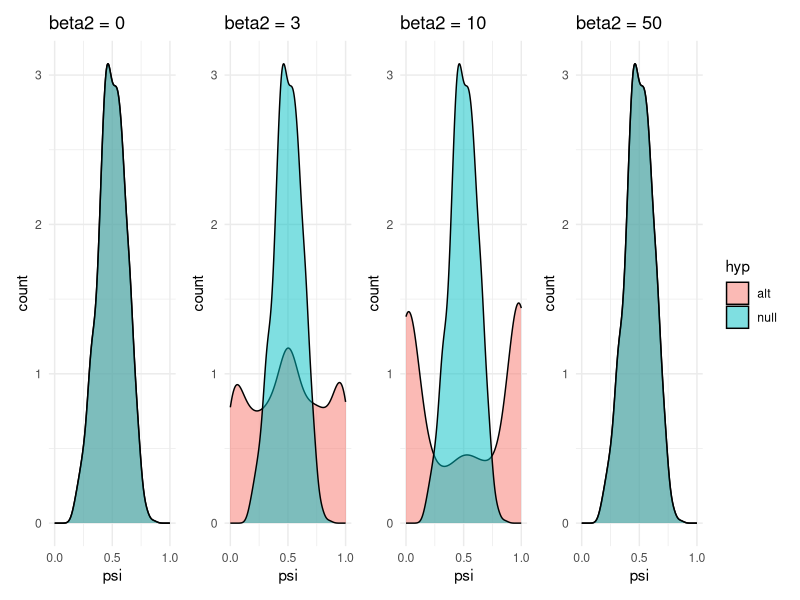
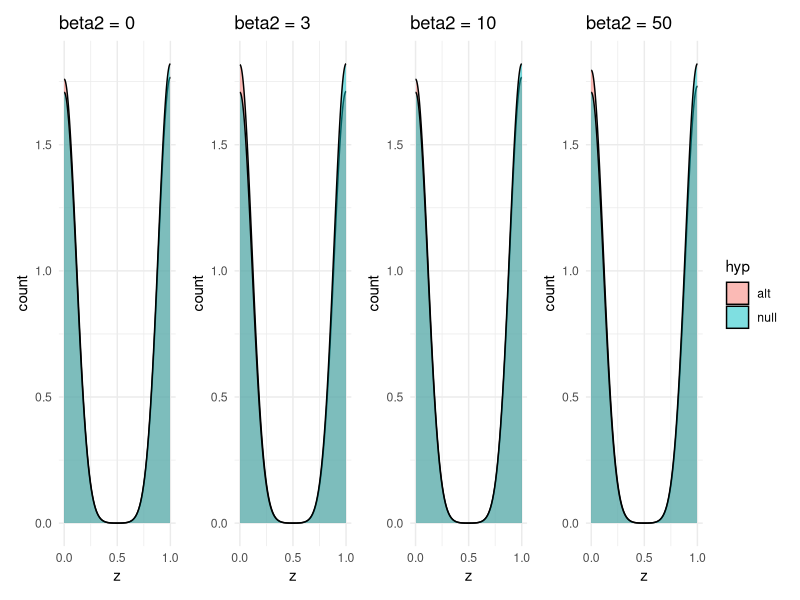
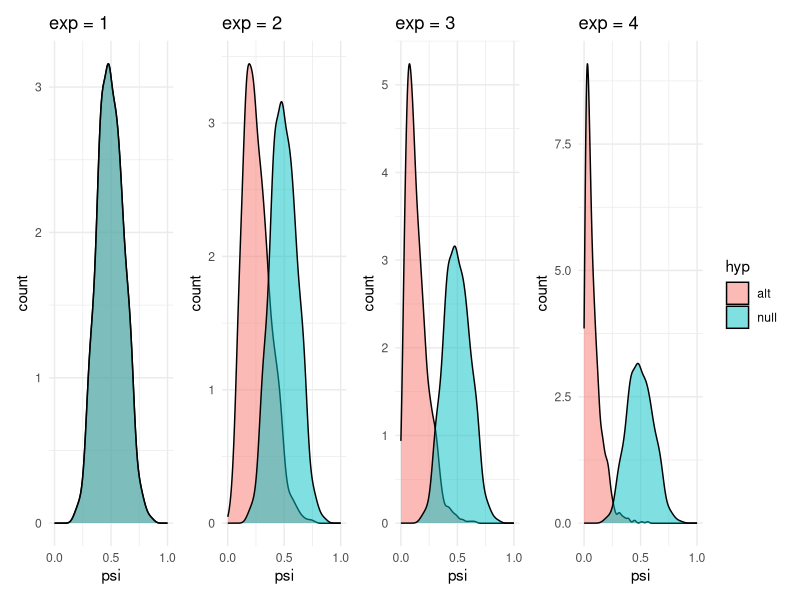
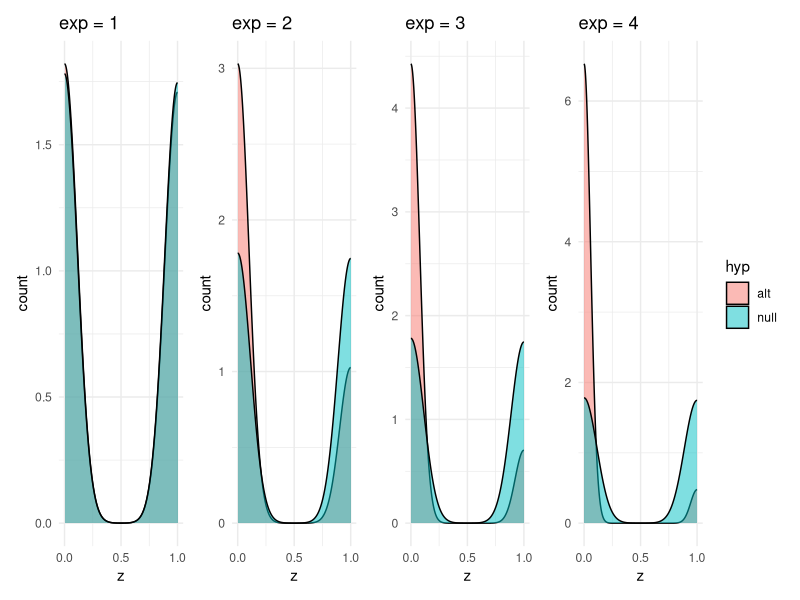
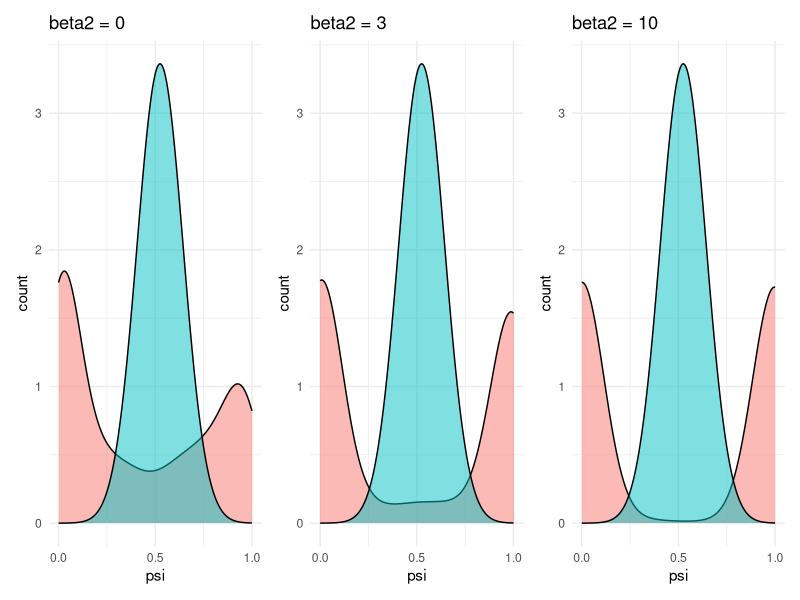
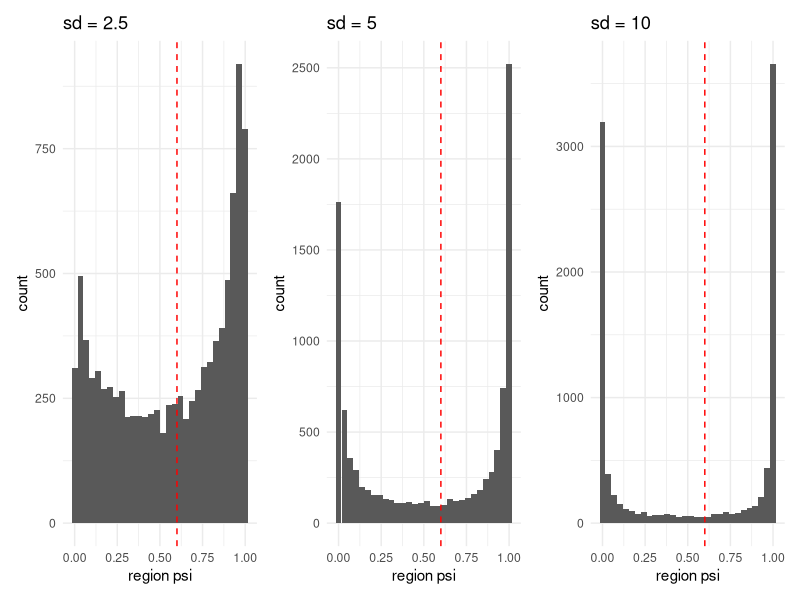
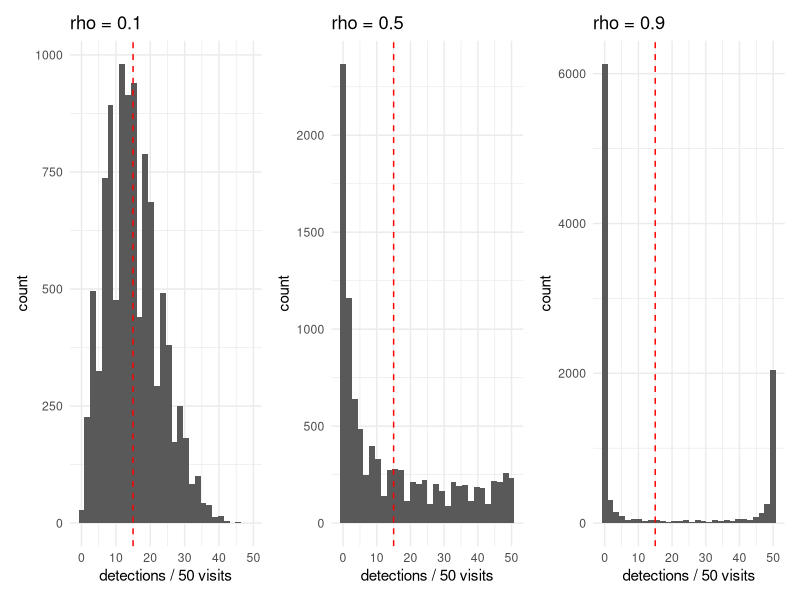
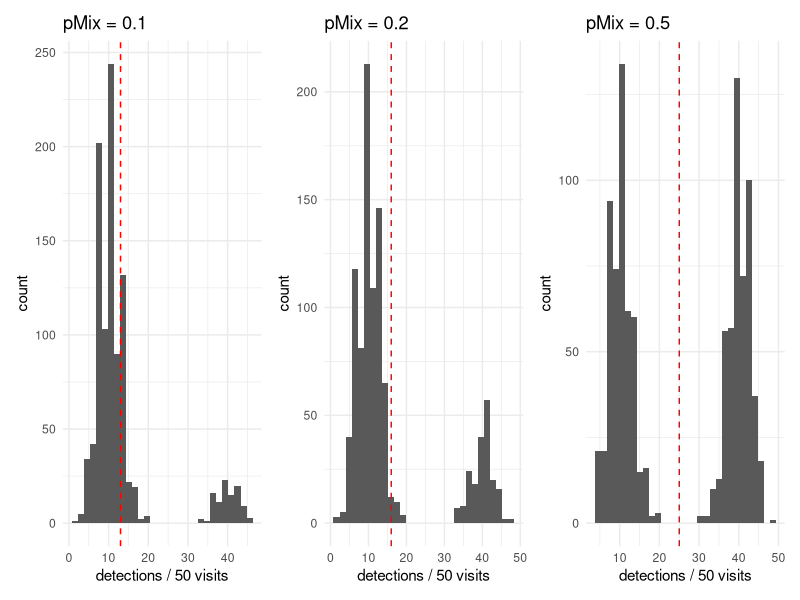

These figures' R source, in order:
library(tidyverse)
library(patchwork)

# occupancy covariate interaction
x1 <- rnorm(1000)
x2 <- rnorm(1000)
beta0 <- 0
beta1 <- 0.5
beta2 <- c(0, 3, 10, 50)

psi_null <- data.frame(psi = plogis(beta0 + beta1 * x1)) %>% 
  mutate(hyp = "null")
psi_null$z <- sapply(psi_null$psi, function(x) rbinom(1, 1, x))
psi_alt1 <- data.frame(psi = plogis(beta0 + beta1 * x1 + 
                                      beta2[1] * x1 * x2)) %>% 
  mutate(hyp = "alt")
psi_alt1$z <- sapply(psi_alt1$psi, function(x) rbinom(1, 1, x))
psi_alt1 <- rbind(psi_alt1, psi_null)
psi_alt2 <- data.frame(psi = plogis(beta0 + beta1 * x1 + 
                                      beta2[2] * x1 * x2)) %>% 
  mutate(hyp = "alt")
psi_alt2$z <- sapply(psi_alt2$psi, function(x) rbinom(1, 1, x))
psi_alt2 <- rbind(psi_alt2, psi_null)
psi_alt3 <- data.frame(psi = plogis(beta0 + beta1 * x1 + 
                                      beta2[3] * x1 * x2)) %>% 
  mutate(hyp = "alt")
psi_alt3$z <- sapply(psi_alt3$psi, function(x) rbinom(1, 1, x))
psi_alt3 <- rbind(psi_alt3, psi_null)
psi_alt4 <- data.frame(psi = plogis(beta0 + beta1 * x1 + 
                                      beta2[1] * x1 * x2)) %>% 
  mutate(hyp = "alt")
psi_alt4$z <- sapply(psi_alt4$psi, function(x) rbinom(1, 1, x))
psi_alt4 <- rbind(psi_alt4, psi_null)

plot_1_psi <- ggplot() +
  geom_density(data = psi_alt1, aes(x = psi, fill = hyp),
               alpha = 0.5) +
  labs(x = "psi", y = "count") +
  ggtitle("beta2 = 0") +
  scale_x_continuous(limits = c(0, 1), breaks = c(0, 0.5, 1)) +
  theme_minimal() +
  theme(legend.position = "None")

plot_2_psi <- ggplot() +
  geom_density(data = psi_alt2, aes(x = psi, fill = hyp),
               alpha = 0.5) +
  labs(x = "psi", y = "count") +
  ggtitle("beta2 = 3") +
  scale_x_continuous(limits = c(0, 1), breaks = c(0, 0.5, 1)) +
  theme_minimal() +
  theme(legend.position = "None")

plot_3_psi <- ggplot() +
  geom_density(data = psi_alt3, aes(x = psi, fill = hyp),
               alpha = 0.5) +
  labs(x = "psi", y = "count") +
  ggtitle("beta2 = 10") +
  scale_x_continuous(limits = c(0, 1), breaks = c(0, 0.5, 1)) +
  theme_minimal() +
  theme(legend.position = "None")

plot_4_psi <- ggplot() +
  geom_density(data = psi_alt4, aes(x = psi, fill = hyp),
               alpha = 0.5) +
  labs(x = "psi", y = "count") +
  ggtitle("beta2 = 50") +
  scale_x_continuous(limits = c(0, 1), breaks = c(0, 0.5, 1)) +
  theme_minimal()

final_inter_plot_psi <- plot_1_psi + plot_2_psi + plot_3_psi + plot_4_psi +  
  plot_layout(nrow = 1)
ggsave("figures/occupancy/model_breaking_mechanisms/modelbreak_interaction_psi.png", 
       final_inter_plot_psi,
       dpi = 400, width = 9, height = 3)

plot_1_z <- ggplot() +
  geom_density(data = psi_alt1, aes(x = z, fill = hyp),
               alpha = 0.5) +
  labs(x = "z", y = "count") +
  ggtitle("beta2 = 0") +
  scale_x_continuous(limits = c(0, 1), breaks = c(0, 0.5, 1)) +
  theme_minimal() +
  theme(legend.position = "None")

plot_2_z <- ggplot() +
  geom_density(data = psi_alt2, aes(x = z, fill = hyp),
               alpha = 0.5) +
  labs(x = "z", y = "count") +
  ggtitle("beta2 = 3") +
  scale_x_continuous(limits = c(0, 1), breaks = c(0, 0.5, 1)) +
  theme_minimal() +
  theme(legend.position = "None")

plot_3_z <- ggplot() +
  geom_density(data = psi_alt3, aes(x = z, fill = hyp),
               alpha = 0.5) +
  labs(x = "z", y = "count") +
  ggtitle("beta2 = 10") +
  scale_x_continuous(limits = c(0, 1), breaks = c(0, 0.5, 1)) +
  theme_minimal() +
  theme(legend.position = "None")

plot_4_z <- ggplot() +
  geom_density(data = psi_alt4, aes(x = z, fill = hyp),
               alpha = 0.5) +
  labs(x = "z", y = "count") +
  ggtitle("beta2 = 50") +
  scale_x_continuous(limits = c(0, 1), breaks = c(0, 0.5, 1)) +
  theme_minimal()

final_inter_plot_z <- plot_1_z + plot_2_z + plot_3_z + plot_4_z +  
  plot_layout(nrow = 1)
ggsave("figures/occupancy/model_breaking_mechanisms/modelbreak_interaction_z.png", 
       final_inter_plot_z,
       dpi = 400, width = 9, height = 3)

# nonlinear occupancy
x1 <- rnorm(1000)
x2 <- rnorm(1000)
beta0 <- 0
beta1 <- 0.5
exp <- c(1, 2, 3, 4)
psi_null <- data.frame(psi = plogis(beta0 + beta1 * x1)) %>% 
  mutate(hyp = "null")
psi_null$z <- sapply(psi_null$psi, function(x) rbinom(1, 1, x))
psi_alt1 <- data.frame(psi = plogis(beta0 + beta1 * x1) ^ exp[1]) %>% 
                    mutate(hyp = "alt")
psi_alt1$z <- sapply(psi_alt1$psi, function(x) rbinom(1, 1, x))
psi_alt1 <- rbind(psi_alt1, psi_null)
psi_alt2 <- data.frame(psi = plogis(beta0 + beta1 * x1) ^ exp[2]) %>% 
                    mutate(hyp = "alt")
psi_alt2$z <- sapply(psi_alt2$psi, function(x) rbinom(1, 1, x))
psi_alt2 <- rbind(psi_alt2, psi_null)
psi_alt3 <- data.frame(psi = plogis(beta0 + beta1 * x1) ^ exp[3]) %>% 
                    mutate(hyp = "alt")
psi_alt3$z <- sapply(psi_alt3$psi, function(x) rbinom(1, 1, x))
psi_alt3 <- rbind(psi_alt3, psi_null)
psi_alt4 <- data.frame(psi = plogis(beta0 + beta1 * x1) ^ exp[4]) %>% 
                    mutate(hyp = "alt")
psi_alt4$z <- sapply(psi_alt4$psi, function(x) rbinom(1, 1, x))
psi_alt4 <- rbind(psi_alt4, psi_null)

plot_1_psi <- ggplot() +
  geom_density(data = psi_alt1, aes(x = psi, fill = hyp),
               alpha = 0.5) +
  labs(x = "psi", y = "count") +
  ggtitle("exp = 1") +
  scale_x_continuous(limits = c(0, 1), breaks = c(0, 0.5, 1)) +
  theme_minimal() +
  theme(legend.position = "None")

plot_2_psi <- ggplot() +
  geom_density(data = psi_alt2, aes(x = psi, fill = hyp),
               alpha = 0.5) +
  labs(x = "psi", y = "count") +
  ggtitle("exp = 2") +
  scale_x_continuous(limits = c(0, 1), breaks = c(0, 0.5, 1)) +
  theme_minimal() +
  theme(legend.position = "None")

plot_3_psi <- ggplot() +
  geom_density(data = psi_alt3, aes(x = psi, fill = hyp),
               alpha = 0.5) +
  labs(x = "psi", y = "count") +
  ggtitle("exp = 3") +
  scale_x_continuous(limits = c(0, 1), breaks = c(0, 0.5, 1)) +
  theme_minimal() +
  theme(legend.position = "None")

plot_4_psi <- ggplot() +
  geom_density(data = psi_alt4, aes(x = psi, fill = hyp),
               alpha = 0.5) +
  labs(x = "psi", y = "count") +
  ggtitle("exp = 4") +
  scale_x_continuous(limits = c(0, 1), breaks = c(0, 0.5, 1)) +
  theme_minimal()

final_exp_plot_psi <- plot_1_psi + plot_2_psi + plot_3_psi + plot_4_psi +  
  plot_layout(nrow = 1)
ggsave("figures/occupancy/model_breaking_mechanisms/modelbreak_exp_psi.png", 
       final_exp_plot_psi,
       dpi = 400, width = 9, height = 3)

plot_1_z <- ggplot() +
  geom_density(data = psi_alt1, aes(x = z, fill = hyp),
               alpha = 0.5) +
  labs(x = "z", y = "count") +
  ggtitle("exp = 1") +
  scale_x_continuous(limits = c(0, 1), breaks = c(0, 0.5, 1)) +
  theme_minimal() +
  theme(legend.position = "None")

plot_2_z <- ggplot() +
  geom_density(data = psi_alt2, aes(x = z, fill = hyp),
               alpha = 0.5) +
  labs(x = "z", y = "count") +
  ggtitle("exp = 2") +
  scale_x_continuous(limits = c(0, 1), breaks = c(0, 0.5, 1)) +
  theme_minimal() +
  theme(legend.position = "None")

plot_3_z <- ggplot() +
  geom_density(data = psi_alt3, aes(x = z, fill = hyp),
               alpha = 0.5) +
  labs(x = "z", y = "count") +
  ggtitle("exp = 3") +
  scale_x_continuous(limits = c(0, 1), breaks = c(0, 0.5, 1)) +
  theme_minimal() +
  theme(legend.position = "None")

plot_4_z <- ggplot() +
  geom_density(data = psi_alt4, aes(x = z, fill = hyp),
               alpha = 0.5) +
  labs(x = "z", y = "count") +
  ggtitle("exp = 4") +
  scale_x_continuous(limits = c(0, 1), breaks = c(0, 0.5, 1)) +
  theme_minimal()

final_exp_plot_z <- plot_1_z + plot_2_z + plot_3_z + plot_4_z +  
  plot_layout(nrow = 1)
ggsave("figures/occupancy/model_breaking_mechanisms/modelbreak_exp_z.png", 
       final_exp_plot_z,
       dpi = 400, width = 9, height = 3)


# occupancy covariate nonlinear
x1 <- rnorm(1000)
beta1 <- 0.1
beta2 <- c(0, 3, 10, 50)
psi_null <- data.frame(psi = plogis(beta1 + beta2[1] * x1)) %>% 
  mutate(hyp = "null")
psi_alt1 <- rbind(data.frame(psi = plogis(beta1 + beta2[2] * x1) ^ 2) %>% 
                    mutate(hyp = "alt"), psi_null)
psi_alt2 <- rbind(data.frame(psi = plogis(beta1 + beta2[3] * x1) ^ 2) %>% 
                    mutate(hyp = "alt"), psi_null)
psi_alt3 <- rbind(data.frame(psi = plogis(beta1 + beta2[4] * x1) ^ 2) %>% 
                    mutate(hyp = "alt"), psi_null)

plot_1 <- ggplot() +
  geom_density(data = psi_alt1, aes(x = psi, fill = hyp),
               alpha = 0.5) +
  labs(x = "psi", y = "count") +
  ggtitle("beta2 = 0") +
  scale_x_continuous(limits = c(0, 1), breaks = c(0, 0.5, 1)) +
  theme_minimal() +
  theme(legend.position = "None")

plot_2 <- ggplot() +
  geom_density(data = psi_alt2, aes(x = psi, fill = hyp),
               alpha = 0.5) +
  labs(x = "psi", y = "count") +
  ggtitle("beta2 = 3") +
  scale_x_continuous(limits = c(0, 1), breaks = c(0, 0.5, 1)) +
  theme_minimal() +
  theme(legend.position = "None")

plot_3 <- ggplot() +
  geom_density(data = psi_alt3, aes(x = psi, fill = hyp),
               alpha = 0.5) +
  labs(x = "psi", y = "count") +
  ggtitle("beta2 = 10") +
  scale_x_continuous(limits = c(0, 1), breaks = c(0, 0.5, 1)) +
  theme_minimal() +
  theme(legend.position = "None")

final_nonlinear_plot <- plot_1 + plot_2 + plot_3 + plot_layout(nrow = 1)
ggsave("figures/occupancy/model_breaking_mechanisms/modelbreak_nonlinear.png", 
       dpi = 400, width = 9, height = 3)


# non independent sites
psi <- 0.6

sd_2.5 <- plogis(rnorm(10000, psi, 2.5))
sd_5 <- plogis(rnorm(10000, psi, 5))
sd_10 <- plogis(rnorm(10000, psi, 10))

plot_sd2.5 <- ggplot() +
  geom_histogram(aes(x = sd_2.5)) +
  geom_vline(aes(xintercept = psi), color = "red", linetype = "dashed") +
  labs(x = "region psi", y = "count") +
  ggtitle("sd = 2.5") +
  theme_minimal()

plot_sd5 <- ggplot() +
  geom_histogram(aes(x = sd_5)) +
  geom_vline(aes(xintercept = psi), color = "red", linetype = "dashed") +
  labs(x = "region psi", y = "count") +
  ggtitle("sd = 5") +
  theme_minimal()

plot_sd10 <- ggplot() +
  geom_histogram(aes(x = sd_10)) +
  geom_vline(aes(xintercept = psi), color = "red", linetype = "dashed") +
  labs(x = "region psi", y = "count") +
  ggtitle("sd = 10") +
  theme_minimal()

final_sd_plot <- plot_sd2.5 + plot_sd5 + plot_sd10 + plot_layout(nrow = 1)
ggsave("figures/model_breaking_mechanisms/modelbreak_nonind.png", 
       dpi = 400, width = 7, height = 3)

# beta binomial detection
p <- 0.3
nVisits <- 50

rho_0.1 <- VGAM::rbetabinom(10000, nVisits, p, 0.1)
rho_0.5 <- VGAM::rbetabinom(10000, nVisits, p, 0.5)
rho_0.9 <- VGAM::rbetabinom(10000, nVisits, p, 0.9)

plot_rho0.1 <- ggplot() +
  geom_histogram(aes(x = rho_0.1)) +
  geom_vline(aes(xintercept = p * nVisits), 
             color = "red", linetype = "dashed") +
  labs(x = "detections / 50 visits", y = "count") +
  ggtitle("rho = 0.1") +
  theme_minimal()

plot_rho0.5 <- ggplot() +
  geom_histogram(aes(x = rho_0.5)) +
  geom_vline(aes(xintercept = p * nVisits), 
             color = "red", linetype = "dashed") +
  labs(x = "detections / 50 visits", y = "count") +
  ggtitle("rho = 0.5") +
  theme_minimal()

plot_rho0.9 <- ggplot() +
  geom_histogram(aes(x = rho_0.9)) +
  geom_vline(aes(xintercept = p * nVisits), 
             color = "red", linetype = "dashed") +
  labs(x = "detections / 50 visits", y = "count") +
  ggtitle("rho = 0.9") +
  theme_minimal()

final_rho_plot <- plot_rho0.1 + plot_rho0.5 + plot_rho0.9 + 
  plot_layout(nrow = 1)
ggsave("figures/model_breaking_mechanisms/modelbreak_betabin.png", 
       dpi = 400, width = 7, height = 3)


# mixture on detection (heterogeneity across sites)
p1 <- 0.2
p2 <- 0.8
pMix <- c(0.1, 0.2, 0.5)
nSites <- 1000
nVisits <- 50

pvec0.1 <- c(p1, p2)[rbinom(nSites, 1, pMix[1]) + 1]
pvec0.2 <- c(p1, p2)[rbinom(nSites, 1, pMix[2]) + 1]
pvec0.5 <- c(p1, p2)[rbinom(nSites, 1, pMix[3]) + 1]

plot_pMix0.1 <- ggplot() +
  geom_histogram(aes(x = sapply(pvec0.1, function(p) rbinom(1, nVisits, p)))) +
  geom_vline(aes(xintercept = (p1 * (1 - pMix[1]) + p2 * pMix[1]) * nVisits), 
             color = "red", linetype = "dashed") +
  labs(x = "detections / 50 visits", y = "count") +
  ggtitle("pMix = 0.1") +
  theme_minimal()

plot_pMix0.2 <- ggplot() +
  geom_histogram(aes(x = sapply(pvec0.2, function(p) rbinom(1, nVisits, p)))) +
  geom_vline(aes(xintercept = (p1 * (1 - pMix[2]) + p2 * pMix[2]) * nVisits), 
             color = "red", linetype = "dashed") +
  labs(x = "detections / 50 visits", y = "count") +
  ggtitle("pMix = 0.2") +
  theme_minimal()

plot_pMix0.5 <- ggplot() +
  geom_histogram(aes(x = sapply(pvec0.5, function(p) rbinom(1, nVisits, p)))) +
  geom_vline(aes(xintercept = (p1 * (1 - pMix[3]) + p2 * pMix[3]) * nVisits), 
             color = "red", linetype = "dashed") +
  labs(x = "detections / 50 visits", y = "count") +
  ggtitle("pMix = 0.5") +
  theme_minimal()

final_mixturedet_plot <- plot_pMix0.1 + plot_pMix0.2 + plot_pMix0.5 + 
  plot_layout(nrow = 1)
ggsave("figures/model_breaking_mechanisms/modelbreak_mixture_detection.png", 
       final_mixturedet_plot, dpi = 400, 
       width = 7, height = 3)

# detection outliers
p <- 0.2
beta_p <- c(1, 3, 5)
nSites <- 1000
nOutliers <- 0.05 * nSites
nVisits <- 50

p_vec1 <- p_vec3 <- p_vec5 <- rep(p, nSites)

p_vec1[sample(1:nSites, nOutliers, replace = FALSE)] <- 1 / 
  (1 + exp(-(log(p / (1 - p)) + beta_p[1])))
p_vec3[sample(1:nSites, nOutliers, replace = FALSE)] <- 1 / 
  (1 + exp(-(log(p / (1 - p)) + beta_p[2])))
p_vec5[sample(1:nSites, nOutliers, replace = FALSE)] <- 1 / 
  (1 + exp(-(log(p / (1 - p)) + beta_p[3])))

plot_pOut1 <- ggplot() +
  geom_histogram(aes(x = sapply(p_vec1, function(p) rbinom(1, nVisits, p)))) +
  geom_vline(aes(xintercept = (
    unique(p_vec1)[1] * (1 - nOutliers / nSites) + 
      unique(p_vec1)[2] * nOutliers / nSites
  ) * nVisits), color = "red", linetype = "dashed") +
  labs(x = "detections / 50 visits", y = "count") +
  ggtitle("beta = 1") +
  theme_minimal()

plot_pOut3 <- ggplot() +
  geom_histogram(aes(x = sapply(p_vec3, function(p) rbinom(1, nVisits, p)))) +
  geom_vline(aes(xintercept = (
    unique(p_vec3)[1] * (1 - nOutliers / nSites) + 
      unique(p_vec3)[2] * nOutliers / nSites
  ) * nVisits), color = "red", linetype = "dashed") +
  labs(x = "detections / 50 visits", y = "count") +
  ggtitle("beta = 3") +
  theme_minimal()

plot_pOut5 <- ggplot() +
  geom_histogram(aes(x = sapply(p_vec5, function(p) rbinom(1, nVisits, p)))) +
  geom_vline(aes(xintercept = (
    unique(p_vec5)[1] * (1 - nOutliers / nSites) + 
      unique(p_vec5)[2] * nOutliers / nSites
  ) * nVisits), color = "red", linetype = "dashed") +
  labs(x = "detections / 50 visits", y = "count") +
  ggtitle("beta = 5") +
  theme_minimal()

final_outdet_plot <- plot_pOut1 + plot_pOut3 + plot_pOut5 + 
  plot_layout(nrow = 1)
ggsave("figures/model_breaking_mechanisms/modelbreak_outlier_detection.png", 
       final_outdet_plot, dpi = 400, 
       width = 7, height = 3)

# mixture on occupancy
psi1 <- 0.2
psi2 <- 0.8
pMix <- c(0.01, 0.2, 0.5)
nSites <- 1000
nRegions <- nSites / 5
nVisits <- 50

psivec0.01 <- rbinom(nSites, 1, 
                     p = rep(c(psi1, psi2)[rbinom(nRegions, 1, pMix[1]) + 1],
                             each = nSites / nRegions))
psivec0.2 <- rbinom(nSites, 1, 
                    p = rep(c(psi1, psi2)[rbinom(nRegions, 1, pMix[2]) + 1],
                            each = nSites / nRegions))
psivec0.5 <- rbinom(nSites, 1, 
                    p = rep(c(psi1, psi2)[rbinom(nRegions, 1, pMix[3]) + 1],
                            each = nSites / nRegions))

plot_oMix0.01 <- ggplot() +
  geom_histogram(aes(x = psivec0.01)) +
  geom_vline(aes(xintercept = psi1 * (1 - pMix[1]) + psi2 * pMix[1]), 
             color = "red", linetype = "dashed") +
  labs(x = "z", y = "count") +
  ggtitle("pMix = 0.01") +
  theme_minimal()

plot_oMix0.2 <- ggplot() +
  geom_histogram(aes(x = psivec0.2)) +
  geom_vline(aes(xintercept = psi1 * (1 - pMix[2]) + psi2 * pMix[2]), 
             color = "red", linetype = "dashed") +
  labs(x = "z", y = "count") +
  ggtitle("pMix = 0.2") +
  theme_minimal()

plot_oMix0.5 <- ggplot() +
  geom_histogram(aes(x = psivec0.5)) +
  geom_vline(aes(xintercept = psi1 * (1 - pMix[3]) + psi2 * pMix[3]), 
             color = "red", linetype = "dashed") +
  labs(x = "z", y = "count") +
  ggtitle("pMix = 0.5") +
  theme_minimal()

final_mixtureocc_plot <- plot_oMix0.01 + plot_oMix0.2 + plot_oMix0.5 + 
  plot_layout(nrow = 1)
ggsave("figures/model_breaking_mechanisms/modelbreak_mixture_occ.png", 
       final_mixtureocc_plot, dpi = 400, 
       width = 7, height = 3)


# occupancy outliers
p <- 0.2
psi <- 0.3
beta_o <- c(0.1, 0.5, 10)
nSites <- 1000
nRegions <- nSites / 5
nOutliers <- 0.05 * nRegions
nVisits <- 50

psi_region_vec0.1 <- rep(psi, nRegions)
psi_region_vec0.1[sample(1:nRegions, nOutliers, replace = FALSE)] <- 1 / 
  (1 + exp(-(log(psi / (1 - psi)) + beta_o[1])))
psi_vec0.1 <- rep(psi_region_vec0.1, each = nSites / nRegions)
mean(psi_vec0.1)

psi_region_vec0.5 <- rep(psi, nRegions)
psi_region_vec0.5[sample(1:nRegions, nOutliers, replace = FALSE)] <- 1 / 
  (1 + exp(-(log(psi / (1 - psi)) + beta_o[2])))
psi_vec0.5 <- rep(psi_region_vec0.5, each = nSites / nRegions)

psi_region_vec1 <- rep(psi, nRegions)
psi_region_vec1[sample(1:nRegions, nOutliers, replace = FALSE)] <- 1 / 
  (1 + exp(-(log(psi / (1 - psi)) + beta_o[3])))
psi_vec1 <- rep(psi_region_vec1, each = nSites / nRegions)


plot_oOut0.1 <- ggplot() +
  geom_histogram(aes(x = rbinom(nSites, 1, psi_vec0.1))) +
  geom_vline(aes(xintercept = unique(psi_vec0.1)[1] * 
                   (1 - nOutliers / nRegions) + 
                   unique(psi_vec0.1)[2] * nOutliers / nRegions), 
             color = "red", linetype = "dashed") +
  labs(x = "z", y = "count") +
  ggtitle("beta = 0.1") +
  theme_minimal()

plot_oOut0.5 <- ggplot() +
  geom_histogram(aes(x = rbinom(nSites, 1, psi_vec0.5))) +
  geom_vline(aes(xintercept = unique(psi_vec0.5)[1] * 
                   (1 - nOutliers / nRegions) + 
                   unique(psi_vec0.5)[2] * nOutliers / nRegions), 
             color = "red", linetype = "dashed") +
  labs(x = "z", y = "count") +
  ggtitle("beta = 0.5") +
  theme_minimal()

plot_oOut1 <- ggplot() +
  geom_histogram(aes(x = rbinom(nSites, 1, psi_vec1))) +
  geom_vline(aes(xintercept = unique(psi_vec1)[1] * (1 - nOutliers / nRegions) +
                   unique(psi_vec1)[2] * nOutliers / nRegions), 
             color = "red", linetype = "dashed") +
  labs(x = "z", y = "count") +
  ggtitle("beta = 1") +
  theme_minimal()

final_outlierocc_plot <- plot_oOut0.1 + plot_oOut0.5 + plot_oOut1 + 
  plot_layout(nrow = 1)
ggsave("figures/model_breaking_mechanisms/modelbreak_outlier_occ.png", 
       final_outlierocc_plot, dpi = 400, 
       width = 7, height = 3)
